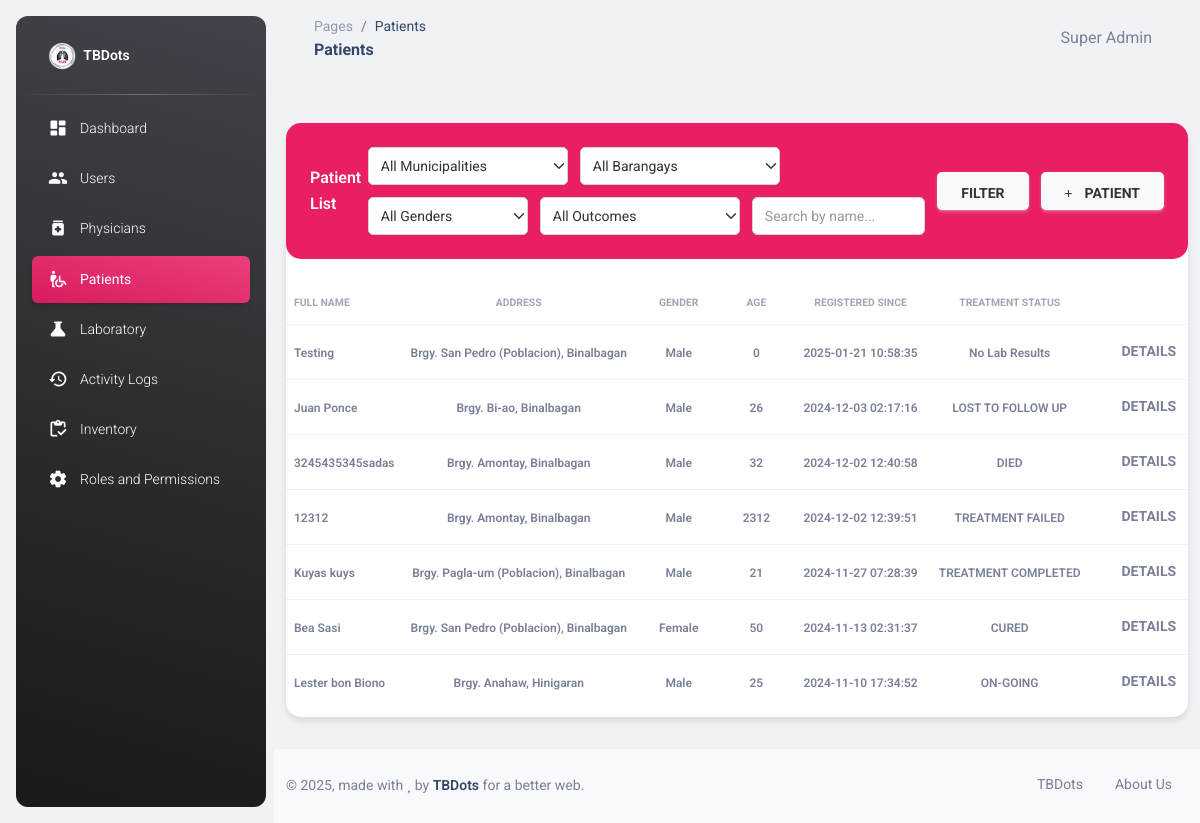
Screenshot of /patients.php (signed in) with the database file from the repository.
### tables this page shows
CREATE TABLE IF NOT EXISTS `patients` (
  `id` int NOT NULL AUTO_INCREMENT,
  `fullname` text NOT NULL,
  `age` int NOT NULL DEFAULT '0',
  `gender` tinyint NOT NULL DEFAULT '0',
  `contact` varchar(50) DEFAULT NULL,
  `address` text,
  `physician_id` int DEFAULT NULL,
  `location_id` int DEFAULT NULL,
  `lab_results_id` int DEFAULT NULL,
  `updated_at` timestamp NOT NULL DEFAULT CURRENT_TIMESTAMP ON UPDATE CURRENT_TIMESTAMP,
  `created_at` timestamp NOT NULL DEFAULT CURRENT_TIMESTAMP,
  `height` int DEFAULT NULL,
  `dob` date DEFAULT NULL,
  `bcg_scar` enum('Yes','No','Doubtful') DEFAULT NULL,
  `occupation` varchar(100) DEFAULT NULL,
  `phil_health_no` varchar(50) DEFAULT NULL,
  `contact_person` varchar(100) DEFAULT NULL,
  `contact_person_no` varchar(50) DEFAULT NULL,
  PRIMARY KEY (`id`),
  KEY `FK_patients_lab_results` (`lab_results_id`),
  KEY `FK_patients_users` (`physician_id`),
  KEY `idx_fullname` (`fullname`(50)),
  KEY `idx_contact` (`contact`),
  KEY `FK_patients_locations` (`location_id`),
  CONSTRAINT `FK_patients_lab_results` FOREIGN KEY (`lab_results_id`) REFERENCES `lab_results` (`id`),
  CONSTRAINT `FK_patients_locations` FOREIGN KEY (`location_id`) REFERENCES `locations` (`id`),
  CONSTRAINT `FK_patients_users` FOREIGN KEY (`physician_id`) REFERENCES `users` (`id`)
);

### patients.php (the view, shortened to what this page needs)
<?php
require_once "connection/db.php";
include_once('head.php');
$searchName = isset($_GET['search']) ? trim($_GET['search']) : '';
$sql = "SELECT DISTINCT p.*,
        b.name as barangay_name,
        m.location as municipality_name,
        lr.treatment_outcome
        FROM patients p
        LEFT JOIN locations l ON p.location_id = l.id
        LEFT JOIN municipalities m ON l.municipality_id = m.id
        LEFT JOIN barangays b ON l.barangay_id = b.id
        LEFT JOIN lab_results lr ON p.id = lr.patient_id
        WHERE 1=1";
$sql .= " ORDER BY p.created_at DESC";
$patientsData = $conn->query($sql);
?>
<body class="g-sidenav-show  bg-gray-200">
  <?php
    include_once('sidebar.php');
  ?>
  <main class="main-content position-relative max-height-vh-100 h-100 border-radius-lg ">
    <?php
      include_once('navbar.php');
    ?>
    <div class="container-fluid py-4">
      <div class="row">
        <div class="col-12">
          <div class="card my-4">
            <div class="card-header d-flex justify-content-between align-items-center p-4" style="background-color: #E91E63;">
              <div>
                <h6 class="text-white mb-0">Patient List</h6>
              </div>
              <form method="GET" class="d-flex align-items-center gap-2 flex-wrap">
                <div class="d-flex gap-2" style="flex: 1;">
                    <div class="d-flex flex-wrap gap-2 align-items-center" style="flex: 1;">
                        <select name="municipality" class="form-select" style="min-width: 180px; max-width: 200px;">
                            <option value="0">All Municipalities</option>
                        </select>
                        <select name="barangay" class="form-select" style="min-width: 180px; max-width: 200px;">
                            <option value="0">All Barangays</option>
                        </select>
                        <select name="gender" class="form-select" style="min-width: 140px; max-width: 160px;">
                            <option value="0">All Genders</option>
                        </select>
                        <select name="outcome" class="form-select" style="min-width: 180px; max-width: 200px;">
                            <option value="0">All Outcomes</option>
                        </select>
                        <input type="text" name="search" class="form-control" placeholder="Search by name..."
                               value="<?php echo htmlspecialchars($searchName); ?>" style="min-width: 200px; flex: 1;">
                    </div>
                    <div class="d-flex gap-2 align-items-center">
                        <button type="submit" class="btn btn-light">FILTER</button>
                        <button type="button" class="btn btn-light d-flex align-items-center gap-2" onclick="openAddModal()">
                            <i class="fas fa-plus"></i>
                            <span>PATIENT</span>
                        </button>
                    </div>
                </div>
              </form>
            </div>
            <div class="card-body px-0 pb-2">
              <div class="table-responsive p-0">
                <table class="table align-items-center mb-0" id="patientsTable">
                  <thead>
                    <tr>
                      <th class="text-uppercase text-secondary text-xxs font-weight-bolder opacity-7 ps-2">Full name
                      </th>
                      <th class="text-center text-uppercase text-secondary text-xxs font-weight-bolder opacity-7">
                        Address</th>
                      <th class="text-center text-uppercase text-secondary text-xxs font-weight-bolder opacity-7">Gender
                      </th>
                      <th class="text-center text-uppercase text-secondary text-xxs font-weight-bolder opacity-7">Age
                      </th>
                      <th class="text-center text-uppercase text-secondary text-xxs font-weight-bolder opacity-7">
                        Registered Since</th>
                      <th class="text-center text-uppercase text-secondary text-xxs font-weight-bolder opacity-7">
                        Treatment Status</th>
                      <th class="text-secondary opacity-7"></th>
                    </tr>
                  </thead>
                  <tbody>
                    <?php
                        if ($patientsData->num_rows > 0) {
                          while($row = $patientsData->fetch_assoc()) {
                            $address = '';
                            if (!empty($row["barangay_name"])) {
                                $address .= "Brgy. " . htmlspecialchars($row["barangay_name"]);
                            }
                            if (!empty($row["municipality_name"])) {
                                $address .= (!empty($address) ? ", " : "") . htmlspecialchars($row["municipality_name"]);
                            }
                            $stmt = $conn->prepare("SELECT COUNT(*) as count FROM lab_results WHERE patient_id = ?");
                            $stmt->bind_param('i', $row["id"]);
                            $stmt->execute();
                            $result = $stmt->get_result();
                            $labResults = $result->fetch_assoc();
                            echo "
                              <tr>
                                <td><span class='text-secondary text-xs font-weight-bold'>".$row["fullname"]."</span></td>
                                <td class='text-center'>
                                    <span class='text-secondary text-xs font-weight-bold'>".$address."</span>
                                </td>
                                <td class='text-center'><span class='text-secondary text-xs font-weight-bold'>".($row["gender"] == 1 ? "Male" : "Female")."</span></td>
                                <td class='text-center'><span class='text-secondary text-xs font-weight-bold'>".$row["age"]."</span></td>
                                <td class='text-center'><span class='text-secondary text-xs font-weight-bold'>".$row["created_at"]."</span></td>
                                <td class='text-center'>
                                    <span class='text-secondary text-xs font-weight-bold'>" .  (isset($row["treatment_outcome"]) ? htmlspecialchars($row["treatment_outcome"]) : "No Lab Results") . "</span>
                                </td>
                                <td class='align-middle'>
                                  <button onclick='showPatientDetails(".$row["id"].")' class='btn btn-link text-secondary mb-0'>
                                    <i class='fa fa-user text-xs'></i> Details
                                  </button>
                                  " . ($labResults['count'] > 0 ? "
                                  <button onclick='showLabResults(".$row["id"].", \"".htmlspecialchars($row["fullname"], ENT_QUOTES)."\")' class='btn btn-link text-secondary mb-0'>
                                  </button>" : "") . "
                                    <button onclick='addLogbookEntry(".$row["id"].", \"".htmlspecialchars($row["fullname"], ENT_QUOTES)."\")' class='btn btn-link text-secondary mb-0'>
                                    </button>" .
                                    (in_array(11, $_SESSION['module']) ? "
                                    <button onclick='editPatient(".$row["id"].", ".json_encode($row).")' class='btn btn-link text-secondary mb-0'>
                                    </button>" : "") . "
                                  " . (in_array(12, $_SESSION['module']) ? "
                                    <form method='POST' style='display:inline;' onsubmit='return confirm(\"Are you sure you want to delete this patient?\");'>
                                      <input type='hidden' name='delete_id' value='".$row["id"]."'>
                                    </form>" : "") . "
                                </td>
                              </tr>
                            ";
                          }
                        }
                    ?>
                  </tbody>
                </table>
              </div>
            </div>
          </div>
        </div>
      </div>
    </div>
    <?php include_once('footer.php'); ?>
  </main>
</body>
</html>

### patients.php (style rules this page uses)
.form-control { border: 1px solid #ced4da !important; background-color: #fff !important; padding: 0.375rem 0.75rem !important; }
.card { margin-bottom: 0 !important; }
.btn-link { padding: 0.25rem 0.5rem; text-decoration: none; }
.container-fluid.py-4 { padding-bottom: 0 !important; }
.card-header .btn-light { margin: 0; padding: 0.625rem 1.5rem; font-size: 0.875rem; font-weight: 700; }
.card { border: none; border-radius: 15px; box-shadow: 0 4px 6px rgba(0, 0, 0, 0.1); }
.card-header { border-radius: 15px !important; }
.form-select { height: 40px; border-radius: 5px; }
.form-select option { color: #333; }
.form-control { height: 40px; border-radius: 5px; }
.btn-light { background-color: white; border: none; height: 40px; border-radius: 5px; font-weight: 500; color: #333; }
.form-control::placeholder { color: #999; }
.btn { padding: 0.5rem 1.5rem; font-size: 0.875rem; text-transform: uppercase; }
.form-select, .form-control, .btn-light, .btn-outline-light { border: 1px solid #ced4da; background-color: #fff; color: #333; }
.btn-light { background-color: #f8f9fa; color: #333; }
.card-header { background-color: #E91E63; color: #fff; }
.text-white { color: #fff !important; }
@media (max-width: 1200px) { .form-select, .form-control { min-width: 150px !important; } }
.form-select, .form-control, .btn { height: 38px; padding: 0.375rem 0.75rem; }
.btn { white-space: nowrap; }
@media (max-width: 1400px) { .d-flex.gap-2 { flex-wrap: wrap; } }
@media (max-width: 1400px) { .form-select { flex: 0 0 auto; } }
@media (max-width: 1400px) { .form-control { flex: 1 1 200px; } }
.gap-2 { gap: 0.75rem !important; }
.card-header { background-color: #E91E63; color: #fff; padding: 1rem; }

### rows the page displays
patients: fullname "Testing", address "Brgy. San Pedro (Poblacion), Binalbagan", gender "Male", age "0", created_at "2025-01-21 10:58:35", shows "No Lab Results"
patients: fullname "Juan Ponce", address "Brgy. Bi-ao, Binalbagan", gender "Male", age "26", created_at "2024-12-03 02:17:16", treatment_outcome "LOST TO FOLLOW UP"
patients: fullname "3245435345sadas", address "Brgy. Amontay, Binalbagan", gender "Male", age "32", created_at "2024-12-02 12:40:58", treatment_outcome "DIED"
patients: fullname "12312", address "Brgy. Amontay, Binalbagan", gender "Male", age "2312", created_at "2024-12-02 12:39:51", treatment_outcome "TREATMENT FAILED"
patients: fullname "Kuyas kuys", address "Brgy. Pagla-um (Poblacion), Binalbagan", gender "Male", age "21", created_at "2024-11-27 07:28:39", treatment_outcome "TREATMENT COMPLETED"
patients: fullname "Bea Sasi", address "Brgy. San Pedro (Poblacion), Binalbagan", gender "Female", age "50", created_at "2024-11-13 02:31:37", treatment_outcome "CURED"
patients: fullname "Lester bon Biono", address "Brgy. Anahaw, Hinigaran", gender "Male", age "25", created_at "2024-11-10 17:34:52", treatment_outcome "ON-GOING"

### other values shown
str_replace('_', ' ', str_replace('.php', '', $page_name)) "Patients"
$_SESSION['fullname'] "Super Admin"
